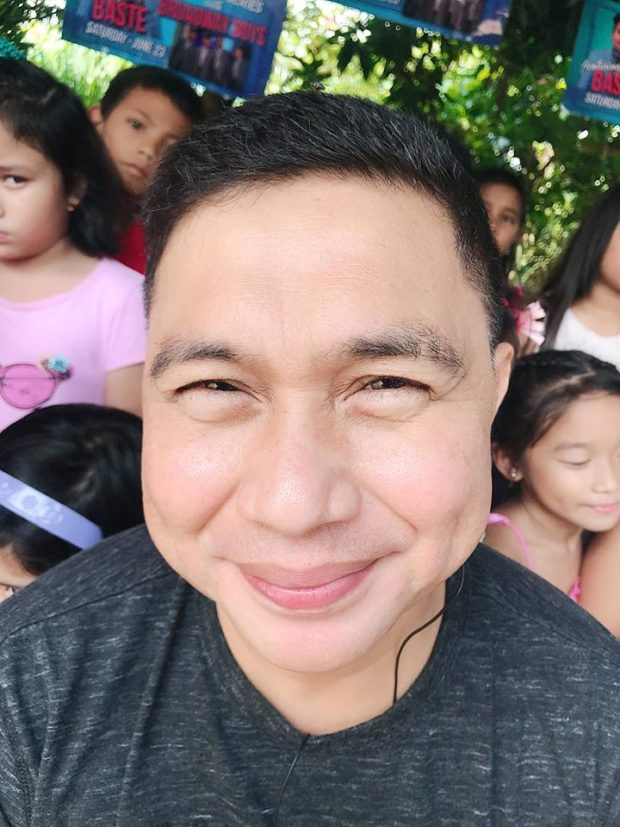
#> input picture input/alden.jpg, 620 x 827 px; its folder holds only this picture in this run
$ python process-image.py
#> lines starting #> are read from the running program, lines starting #| are printed output that depends on the picture; after the words box and inside, x2 and y2 are one past the last pixel; in counts of white or black regions, pixels touching at a corner belong together
### module/median_blur.py
import cv2
import os
from pathlib import Path


def apply_median_blur(image_path, output_folder=None, kernel_size=5):
    """
    Args:
        image_path (str): Path to the input image file
        output_folder (str): Path to the folder where the processed image will be saved (default: ../output)
        kernel_size (int): Size of the median filter kernel (must be odd, default: 5)

    Returns:
        bool: True if successful, False otherwise
    """
#> called with image_path = 'input/alden.jpg', output_folder = 'output', kernel_size = 5
    try:
        # If output_folder not specified, use the project's output folder
        if output_folder is None:
            module_dir = Path(__file__).parent
            output_folder = str(module_dir.parent / "output")

        # Read the image
        image = cv2.imread(image_path)
#> image is the input picture: shape (827, 620, 3); mean B, G, R 111.7, 115.5, 128.1

        if image is None:
            print(f"Error: Could not find image from {image_path}")
            return False

        # Ensure kernel size is odd
        if kernel_size % 2 == 0:
            kernel_size += 1

        # Apply median blur
        blurred_image = cv2.medianBlur(image, kernel_size)

        # Create output folder if it doesn't exist
        os.makedirs(output_folder, exist_ok=True)

        # Get the filename from the input path
        filename = Path(image_path).stem
        file_ext = Path(image_path).suffix

        # Create output file path
        output_path = os.path.join(output_folder, f"{filename}_median_blur{file_ext}")

        # Save the processed image
        cv2.imwrite(output_path, blurred_image)
        print(f"Median blur applied and saved")
        return True

    except Exception as e:
        print(f"Error: {str(e)}")
        return False

### module/grayscale.py
import cv2
import os
from pathlib import Path


def apply_grayscale(image_path, output_folder=None):
    """
    Args:
        image_path (str): Path to the input image file
        output_folder (str): Path to the folder where the processed image will be saved (default: ../output)

    Returns:
        bool: True if successful, False otherwise
    """
#> called with image_path = 'input/alden.jpg', output_folder = 'output'
    try:
        # If output_folder not specified, use the project's output folder
        if output_folder is None:
            module_dir = Path(__file__).parent
            output_folder = str(module_dir.parent / "output")

        # Read the image
        image = cv2.imread(image_path)

        if image is None:
            print(f"Error: Could not find image from {image_path}")
            return False

        # Apply grayscale conversion
        grayscale_image = cv2.cvtColor(image, cv2.COLOR_BGR2GRAY)
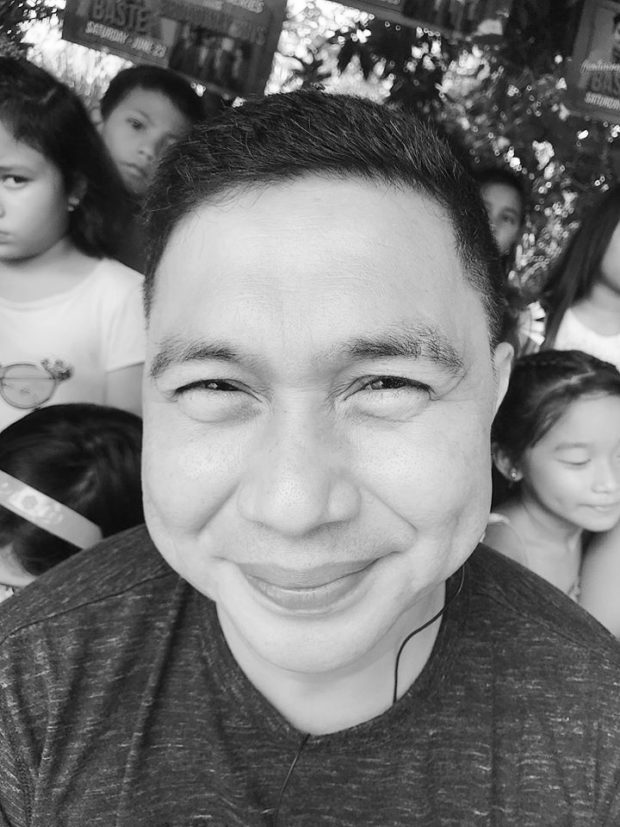
#> grayscale_image: shape (827, 620); min 0, max 255, mean 118.8

        # Create output folder if it doesn't exist
        os.makedirs(output_folder, exist_ok=True)

        # Get the filename from the input path
        filename = Path(image_path).stem
        file_ext = Path(image_path).suffix

        # Create output file path
        output_path = os.path.join(output_folder, f"{filename}_grayscale{file_ext}")

        # Save the processed image
        cv2.imwrite(output_path, grayscale_image)
        print(f"Grayscale conversion applied and saved")
        return True

    except Exception as e:
        print(f"Error: {str(e)}")
        return False

### module/canny_edge.py
import cv2
import os
from pathlib import Path


def apply_canny_edge(image_path, threshold1=100, threshold2=150, output_folder=None):
    """
    Args:
        image_path (str): Path to the input image file
        threshold1 (int): Lower threshold for Canny edge detection (default: 100)
        threshold2 (int): Upper threshold for Canny edge detection (default: 200)
        output_folder (str): Path to the folder where the processed image will be saved (default: ../output)

    Returns:
        bool: True if successful, False otherwise
    """
#> called with image_path = 'input/alden.jpg', threshold1 = 100, threshold2 = 150, output_folder = 'output'
    try:
        # If output_folder not specified, use the project's output folder
        if output_folder is None:
            module_dir = Path(__file__).parent
            output_folder = str(module_dir.parent / "output")

        # Read the image
        image = cv2.imread(image_path)

        if image is None:
            print(f"Error: Could not find image from {image_path}")
            return False

        # Convert to grayscale first (required for Canny)
        grayscale_image = cv2.cvtColor(image, cv2.COLOR_BGR2GRAY)

        # Apply Canny edge detection
        edges = cv2.Canny(grayscale_image, threshold1, threshold2)
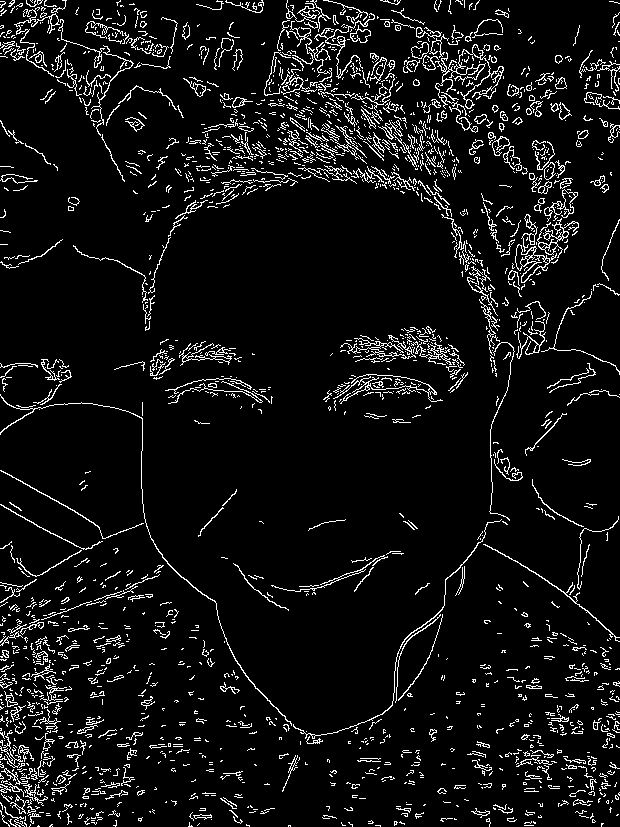
#> edges: shape (827, 620); 7% white in thin lines or dots

        # Create output folder if it doesn't exist
        os.makedirs(output_folder, exist_ok=True)

        # Get the filename from the input path
        filename = Path(image_path).stem
        file_ext = Path(image_path).suffix

        # Create output file path
        output_path = os.path.join(output_folder, f"{filename}_canny{file_ext}")

        # Save the processed image
        cv2.imwrite(output_path, edges)
        print(f"Canny edge detection applied and saved")
        return True

    except Exception as e:
        print(f"Error: {str(e)}")
        return False

### module/emboss_filter.py
import cv2
import os
import numpy as np
from pathlib import Path


def apply_emboss_filter(image_path, output_folder=None):
    """
    Args:
        image_path (str): Path to the input image file
        output_folder (str): Path to the folder where the processed image will be saved (default: ../output)

    Returns:
        bool: True if successful, False otherwise
    """
#> called with image_path = 'input/alden.jpg', output_folder = 'output'
    try:
        # If output_folder not specified, use the project's output folder
        if output_folder is None:
            module_dir = Path(__file__).parent
            output_folder = str(module_dir.parent / "output")

        # Read the image
        image = cv2.imread(image_path)

        if image is None:
            print(f"Error: Could not find image from {image_path}")
            return False

        # Convert to grayscale
        grayscale_image = cv2.cvtColor(image, cv2.COLOR_BGR2GRAY)

        # Define emboss kernel
        emboss_kernel = np.array([[-2, -1, 0],
                                  [-1,  1, 1],
                                  [ 0,  1, 2]], dtype=np.float32)

        # Apply emboss filter
        embossed = cv2.filter2D(grayscale_image, -1, emboss_kernel)
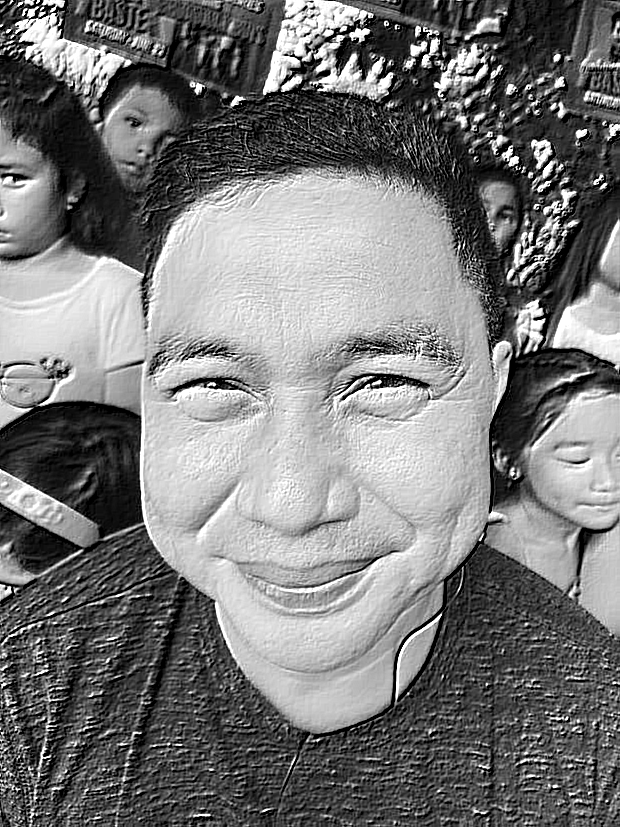
#> embossed: shape (827, 620); min 0, max 255, mean 120.1

        # Create output folder if it doesn't exist
        os.makedirs(output_folder, exist_ok=True)

        # Get the filename from the input path
        filename = Path(image_path).stem
        file_ext = Path(image_path).suffix

        # Create output file path
        output_path = os.path.join(output_folder, f"{filename}_emboss{file_ext}")

        # Save the processed image
        cv2.imwrite(output_path, embossed)
        print(f"Emboss filter applied and saved")
        return True

    except Exception as e:
        print(f"Error: {str(e)}")
        return False

### module/bilateral_filter.py
import cv2
import os
from pathlib import Path


def apply_bilateral_filter(image_path, diameter=9, sigma_color=75, sigma_space=75, output_folder=None):
    """
    Args:
        image_path (str): Path to the input image file
        diameter (int): Diameter of each pixel neighborhood (default: 9)
        sigma_color (int): Filter sigma in the color space (default: 75)
        sigma_space (int): Filter sigma in the coordinate space (default: 75)
        output_folder (str): Path to the folder where the processed image will be saved (default: ../output)

    Returns:
        bool: True if successful, False otherwise
    """
#> called with image_path = 'input/alden.jpg', diameter = 9, sigma_color = 75, sigma_space = 75, output_folder = 'output'
    try:
        # If output_folder not specified, use the project's output folder
        if output_folder is None:
            module_dir = Path(__file__).parent
            output_folder = str(module_dir.parent / "output")

        # Read the image
        image = cv2.imread(image_path)

        if image is None:
            print(f"Error: Could not find image from {image_path}")
            return False

        # Apply bilateral filter
        filtered_image = cv2.bilateralFilter(image, diameter, sigma_color, sigma_space)

        # Create output folder if it doesn't exist
        os.makedirs(output_folder, exist_ok=True)

        # Get the filename from the input path
        filename = Path(image_path).stem
        file_ext = Path(image_path).suffix

        # Create output file path
        output_path = os.path.join(output_folder, f"{filename}_bilateral{file_ext}")

        # Save the processed image
        cv2.imwrite(output_path, filtered_image)
        print(f"Bilateral filter applied and saved")
        return True

    except Exception as e:
        print(f"Error: {str(e)}")
        return False

### process-image.py
from module.median_blur import apply_median_blur
from module.grayscale import apply_grayscale
from module.canny_edge import apply_canny_edge
from module.emboss_filter import apply_emboss_filter
from module.bilateral_filter import apply_bilateral_filter
from pathlib import Path
import os

BASE_DIR = os.path.dirname(os.path.abspath(__file__))
INPUT_DIR = os.path.join(BASE_DIR, "input")
OUTPUT_DIR = os.path.join(BASE_DIR, "output")

def process_images():
    os.makedirs(OUTPUT_DIR, exist_ok=True)

    for filename in os.listdir(INPUT_DIR):
        if not filename.lower().endswith(('.png', '.jpg', '.jpeg', '.bmp', '.tiff')):
            continue
        image_path = os.path.join(INPUT_DIR, filename)
        print(f"Processing {image_path}...")

        # Apply median blur
        if apply_median_blur(image_path, output_folder=OUTPUT_DIR):
            print(f"Median blur applied successfully for {filename}")
        else:
            print(f"Failed to apply median blur for {filename}")

        # Apply grayscale conversion
        if apply_grayscale(image_path, output_folder=OUTPUT_DIR):
            print(f"Grayscale conversion applied successfully for {filename}")
        else:
            print(f"Failed to apply grayscale conversion for {filename}")

        # Apply Canny edge detection
        if apply_canny_edge(image_path, output_folder=OUTPUT_DIR):
            print(f"Canny edge detection applied successfully for {filename}")
        else:
            print(f"Failed to apply Canny edge detection for {filename}")

        # Apply emboss filter
        if apply_emboss_filter(image_path, output_folder=OUTPUT_DIR):
            print(f"Emboss filter applied successfully for {filename}")
        else:
            print(f"Failed to apply emboss filter for {filename}")

        # Apply bilateral filter
        if apply_bilateral_filter(image_path, output_folder=OUTPUT_DIR):
            print(f"Bilateral filter applied successfully for {filename}")
        else:
            print(f"Failed to apply bilateral filter for {filename}")

if __name__ == "__main__":
    process_images()

$ run again, on input/diddy.jpg
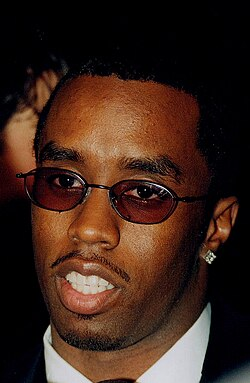
#> input picture input/diddy.jpg, 250 x 383 px
#> in apply_median_blur, image is the input picture: shape (383, 250, 3); mean B, G, R 27.5, 37.9, 61.8
#> in apply_canny_edge, `edges = cv2.Canny(grayscale_image, threshold1, threshold2)`:
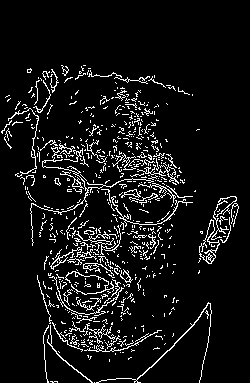
#> edges: shape (383, 250); 7.9% white in thin lines or dots, all inside (x1, y1, x2, y2) = (1, 65, 239, 383)
#> in apply_emboss_filter, `embossed = cv2.filter2D(grayscale_image, -1, emboss_kernel)`:
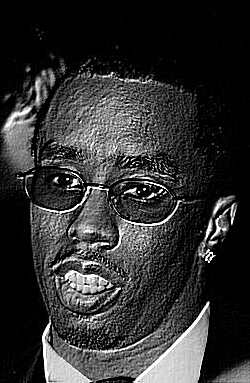
#> embossed: shape (383, 250); min 0, max 255, mean 49.2

$ run again, on input/dog.png
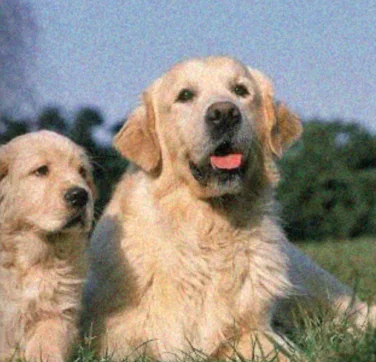
#> input picture input/dog.png, 376 x 362 px
#> in apply_median_blur, image is the input picture: shape (362, 376, 3); mean B, G, R 131.4, 142, 149.5
#> in apply_canny_edge, `edges = cv2.Canny(grayscale_image, threshold1, threshold2)`:
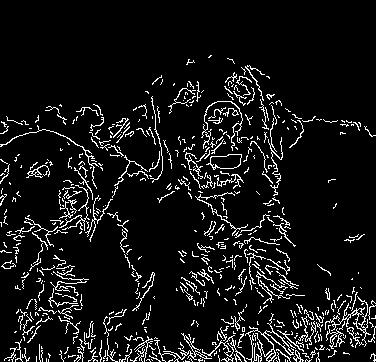
#> edges: shape (362, 376); 8.1% white in thin lines or dots, all inside (x1, y1, x2, y2) = (0, 55, 376, 362)
#> in apply_emboss_filter, `embossed = cv2.filter2D(grayscale_image, -1, emboss_kernel)`:
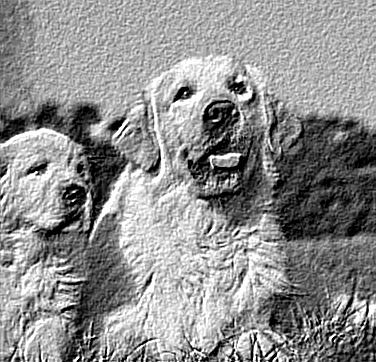
#> embossed: shape (362, 376); min 0, max 255, mean 142

$ run again, on input/dog2.jpeg
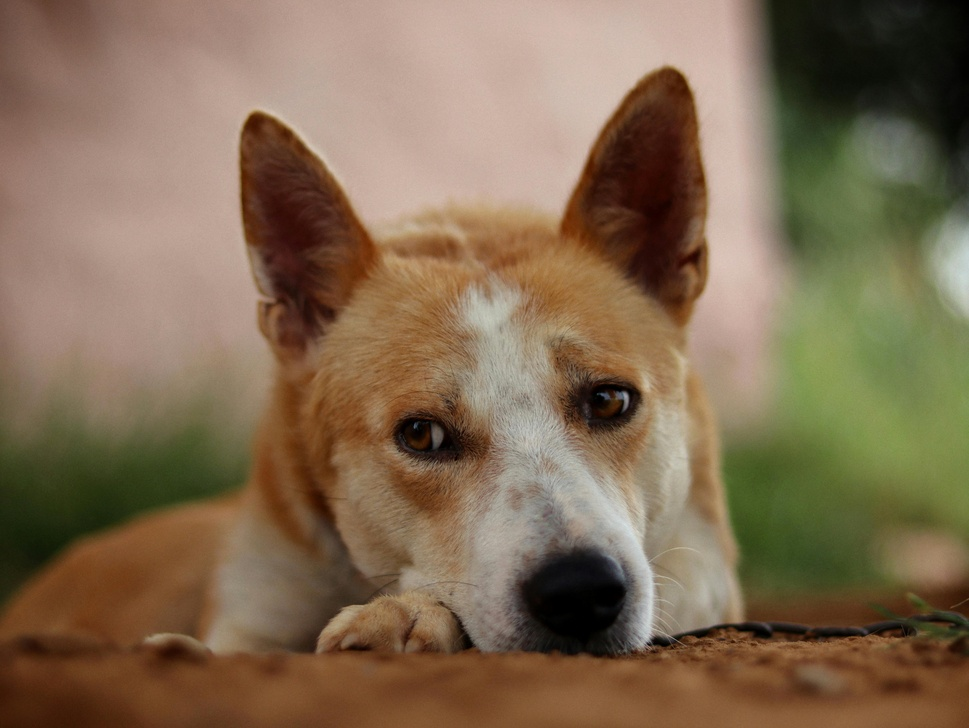
#> input picture input/dog2.jpeg, 969 x 728 px, shrunk from 5328 x 4000 before the run
#> in apply_median_blur, image is the input picture: shape (728, 969, 3); mean B, G, R 82.2, 107.4, 128.7
#> in apply_canny_edge, `edges = cv2.Canny(grayscale_image, threshold1, threshold2)`:
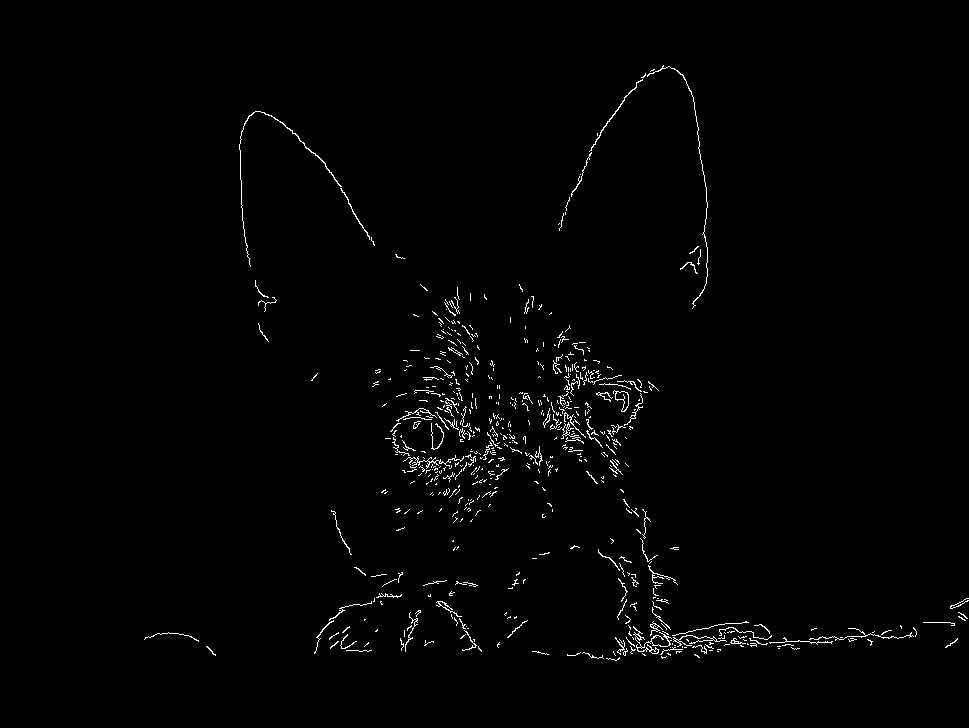
#> edges: shape (728, 969); 1.2% white in thin lines or dots, all inside (x1, y1, x2, y2) = (144, 65, 969, 661)
#> in apply_emboss_filter, `embossed = cv2.filter2D(grayscale_image, -1, emboss_kernel)`:
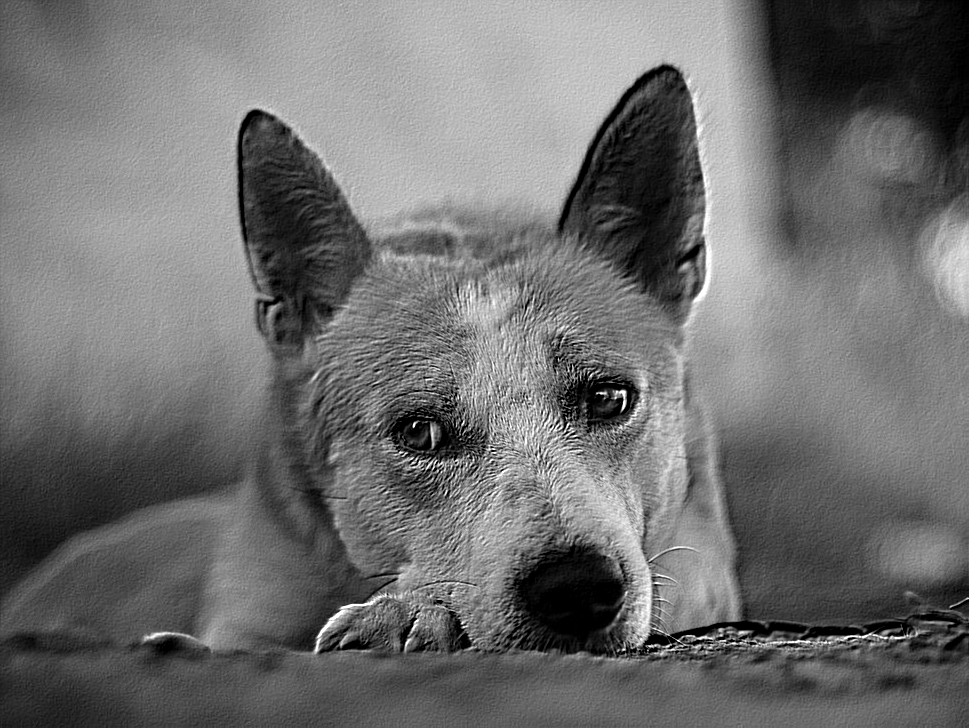
#> embossed: shape (728, 969); min 0, max 255, mean 110.8

$ run again, on input/baby.jpg
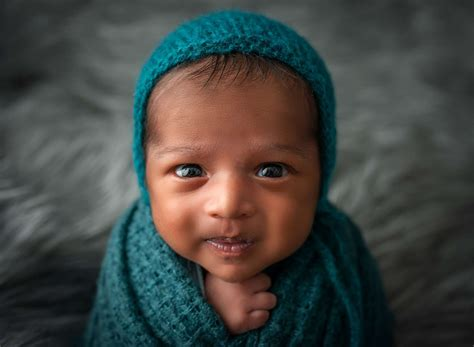
#> input picture input/baby.jpg, 474 x 347 px
#> in apply_median_blur, image is the input picture: shape (347, 474, 3); mean B, G, R 66.7, 70.1, 67.9
#> in apply_canny_edge, `edges = cv2.Canny(grayscale_image, threshold1, threshold2)`:
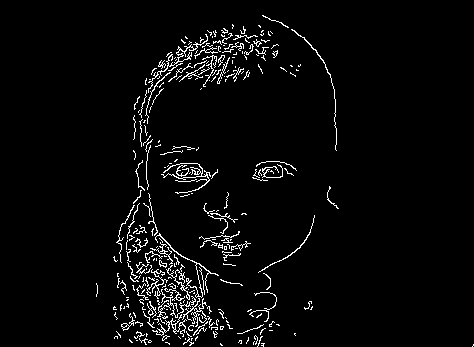
#> edges: shape (347, 474); 3.6% white in thin lines or dots, all inside (x1, y1, x2, y2) = (96, 15, 474, 347)
#> in apply_emboss_filter, `embossed = cv2.filter2D(grayscale_image, -1, emboss_kernel)`:
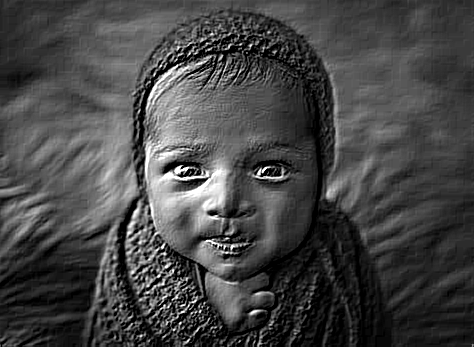
#> embossed: shape (347, 474); min 0, max 255, mean 69.7
